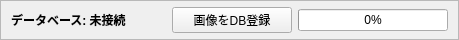
     <widget class="QFrame" name="frameDbStatus">
      <property name="minimumSize">
       <size>
        <width>0</width>
        <height>40</height>
       </size>
      </property>
      <property name="maximumSize">
       <size>
        <width>16777215</width>
        <height>40</height>
       </size>
      </property>
      <property name="frameShape">
       <enum>QFrame::Shape::StyledPanel</enum>
      </property>
      <property name="frameShadow">
       <enum>QFrame::Shadow::Raised</enum>
      </property>
      <layout class="QHBoxLayout" name="horizontalLayout_dbStatus">
       <property name="leftMargin">
        <number>10</number>
       </property>
       <property name="topMargin">
        <number>5</number>
       </property>
       <property name="rightMargin">
        <number>10</number>
       </property>
       <property name="bottomMargin">
        <number>5</number>
       </property>
       <item>
        <widget class="QLabel" name="labelDbInfo">
         <property name="styleSheet">
          <string>font-weight: bold;</string>
         </property>
         <property name="text">
          <string>データベース: 未接続</string>
         </property>
        </widget>
       </item>
       <item>
        <spacer name="horizontalSpacer_dbStatus">
         <property name="orientation">
          <enum>Qt::Orientation::Horizontal</enum>
         </property>
         <property name="sizeHint" stdset="0">
          <size>
           <width>40</width>
           <height>20</height>
          </size>
         </property>
        </spacer>
       </item>
       <item>
        <widget class="QPushButton" name="pushButtonRegisterImages">
         <property name="minimumSize">
          <size>
           <width>120</width>
           <height>25</height>
          </size>
         </property>
         <property name="text">
          <string>画像をDB登録</string>
         </property>
        </widget>
       </item>
       <item>
        <widget class="QProgressBar" name="progressBarRegistration">
         <property name="minimumSize">
          <size>
           <width>150</width>
           <height>0</height>
          </size>
         </property>
         <property name="maximumSize">
          <size>
           <width>150</width>
           <height>16777215</height>
          </size>
         </property>
         <property name="visible">
          <bool>false</bool>
         </property>
         <property name="value">
          <number>0</number>
         </property>
        </widget>
       </item>
      </layout>
     </widget>
